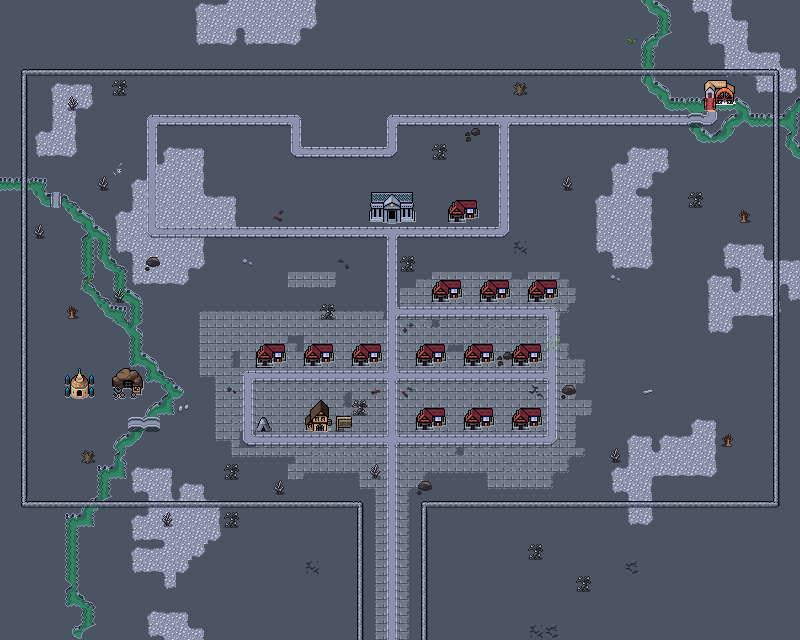

Tiled map render using the project's own tile images. Description and the map definition, with tile-layer contents summarised, below:
An orthogonal 50x40 tile map with 16x16 px tiles, 4 tile layers (Background, Ground, Walls, Overlay), 6 tilesets and 23 objects.

<map version="1.10" tiledversion="1.11.2" orientation="orthogonal" renderorder="right-down" width="50" height="40" tilewidth="16" tileheight="16" infinite="0" nextlayerid="7" nextobjectid="173">
 <editorsettings>
  <export target="waste_town.abandoned.tmx" format="tmx" />
 </editorsettings>
 <tileset firstgid="1" source="../../../../common/maps/tileset/main.tsx" />
 <tileset firstgid="10113" source="../../../../common/maps/tileset/buildings.tsx" />
 <tileset firstgid="11905" source="../../../../common/maps/tileset/buildings-nocollide.tsx" />
 <tileset firstgid="13697" source="../../../../common/maps/tileset/rivers.tsx" />
 <tileset firstgid="30977" source="../../../../common/maps/tileset/rivers-nocolide.tsx" />
 <tileset firstgid="48257" source="../../../../common/maps/tileset/buildingsbosses.tsx" />
 <layer id="1" name="Background" width="50" height="40">
  <data>[2000 cells, 2000 non-empty, 32 distinct tile ids]</data>
 </layer>
 <layer id="2" name="Ground" width="50" height="40">
  <data>[2000 cells, 589 non-empty, 55 distinct tile ids]</data>
 </layer>
 <layer id="3" name="Walls" width="50" height="40">
  <properties>
   <property name="spriteLayer" type="bool" value="true" />
  </properties>
  <data>[2000 cells, 321 non-empty, 43 distinct tile ids]</data>
 </layer>
 <layer id="5" name="Overlay" width="50" height="40">
  <data>[2000 cells, 88 non-empty, 21 distinct tile ids]</data>
 </layer>
 <objectgroup id="4" name="Objects">
  <object id="38" template="../../../../common/maps/obj/entry_up.tx" x="364" y="624" width="56" height="16" />
  <object id="116" template="../../../../common/maps/obj/collision.tx" x="330" y="640" width="126" height="29" />
  <object id="123" template="../../../../common/maps/obj/inn.tx" x="312.667" y="436" />
  <object id="128" template="../../../../common/maps/obj/shop.tx" x="448.667" y="226">
   <properties>
    <property name="commonShopList" value="TRKShop" />
    <property name="mythicShopList" value="" />
    <property name="rareShopList" value="" />
    <property name="uncommonShopList" value="" />
   </properties>
  </object>
  <object id="141" template="../../../../common/maps/obj/shardtrader.tx" x="254.667" y="438" />
  <object id="143" template="../../../../common/maps/obj/dialog.tx" x="359.167" y="528.75" width="65.6667" height="15.5" visible="1">
   <properties>
    <property name="dialog">[
{
   "text": "Through the shimmering portal is what seems to be a normal, if decaying town. However, the folks operating the strange shops in this place are from other worlds... Universes Beyond your own, you could say.",
   "options": [{
      "name": "(Continue)", "action": [{"deleteMapObject":-1}]}]
}
]</property>
   </properties>
  </object>
  <object id="154" template="../../../../common/maps/obj/shop.tx" x="480" y="305">
   <properties>
    <property name="commonShopList" value="CLBShop" />
    <property name="mythicShopList" value="" />
    <property name="rareShopList" value="" />
    <property name="uncommonShopList" value="" />
   </properties>
  </object>
  <object id="155" template="../../../../common/maps/obj/shop.tx" x="512.5" y="435.5">
   <properties>
    <property name="commonShopList" value="40KShop" />
    <property name="mythicShopList" value="" />
    <property name="rareShopList" value="" />
    <property name="uncommonShopList" value="" />
   </properties>
  </object>
  <object id="156" template="../../../../common/maps/obj/shop.tx" x="466" y="437">
   <properties>
    <property name="commonShopList" value="WHOShop" />
    <property name="mythicShopList" value="" />
    <property name="rareShopList" value="" />
    <property name="uncommonShopList" value="" />
   </properties>
  </object>
  <object id="157" template="../../../../common/maps/obj/shop.tx" x="417" y="435">
   <properties>
    <property name="commonShopList" value="LTRShop" />
    <property name="mythicShopList" value="" />
    <property name="rareShopList" value="" />
    <property name="uncommonShopList" value="" />
   </properties>
  </object>
  <object id="158" template="../../../../common/maps/obj/shop.tx" x="417" y="370.5">
   <properties>
    <property name="commonShopList" value="FINShop" />
    <property name="mythicShopList" value="" />
    <property name="rareShopList" value="" />
    <property name="uncommonShopList" value="" />
   </properties>
  </object>
  <object id="159" template="../../../../common/maps/obj/shop.tx" x="513.5" y="370">
   <properties>
    <property name="commonShopList" value="PIPShop" />
    <property name="mythicShopList" value="" />
    <property name="rareShopList" value="" />
    <property name="uncommonShopList" value="" />
   </properties>
  </object>
  <object id="160" template="../../../../common/maps/obj/shop.tx" x="463.5" y="371">
   <properties>
    <property name="commonShopList" value="ACRShop" />
    <property name="mythicShopList" value="" />
    <property name="rareShopList" value="" />
    <property name="uncommonShopList" value="" />
   </properties>
  </object>
  <object id="161" template="../../../../common/maps/obj/shop.tx" x="355" y="370.5">
   <properties>
    <property name="commonShopList" value="TLAShop" />
    <property name="mythicShopList" value="" />
    <property name="rareShopList" value="" />
    <property name="uncommonShopList" value="" />
   </properties>
  </object>
  <object id="162" template="../../../../common/maps/obj/shop.tx" x="305" y="371.5">
   <properties>
    <property name="commonShopList" value="SPMShop" />
    <property name="mythicShopList" value="" />
    <property name="rareShopList" value="" />
    <property name="uncommonShopList" value="" />
   </properties>
  </object>
  <object id="163" template="../../../../common/maps/obj/shop.tx" x="256.5" y="369">
   <properties>
    <property name="commonShopList" value="TMTShop" />
    <property name="mythicShopList" value="" />
    <property name="rareShopList" value="" />
    <property name="uncommonShopList" value="" />
   </properties>
  </object>
  <object id="164" template="../../../../common/maps/obj/shop.tx" x="433" y="306.5">
   <properties>
    <property name="commonShopList" value="MSHShop" />
    <property name="mythicShopList" value="" />
    <property name="rareShopList" value="" />
    <property name="uncommonShopList" value="" />
   </properties>
  </object>
  <object id="165" template="../../../../common/maps/obj/shop.tx" x="528" y="306">
   <properties>
    <property name="commonShopList" value="HOBShop" />
    <property name="mythicShopList" value="" />
    <property name="rareShopList" value="" />
    <property name="uncommonShopList" value="" />
   </properties>
  </object>
  <object id="168" template="../../../../common/maps/obj/treasure.tx" x="342.864" y="497.182">
   <properties>
    <property name="reward">[
{
        "type": "item",
        "probability": 1,
        "count": 1,
        "itemName": "Otherworldly Return Card"
 }
]
</property>
   </properties>
  </object>
  <object id="169" template="../../../../common/maps/obj/shop.tx" x="119.667" y="401.667" width="13.6667" height="16">
   <properties>
    <property name="commonShopList" value="UBSLDShop" />
    <property name="mythicShopList" value="" />
    <property name="rareShopList" value="" />
    <property name="uncommonShopList" value="" />
   </properties>
  </object>
  <object id="170" template="../../../../common/maps/obj/shop.tx" x="68.6667" y="403" width="13.6667" height="16">
   <properties>
    <property name="commonShopList" value="AlchemyShop" />
    <property name="mythicShopList" value="" />
    <property name="rareShopList" value="" />
    <property name="uncommonShopList" value="" />
   </properties>
  </object>
  </objectgroup>
</map>
<!-- 2 of 23 objects omitted -->
